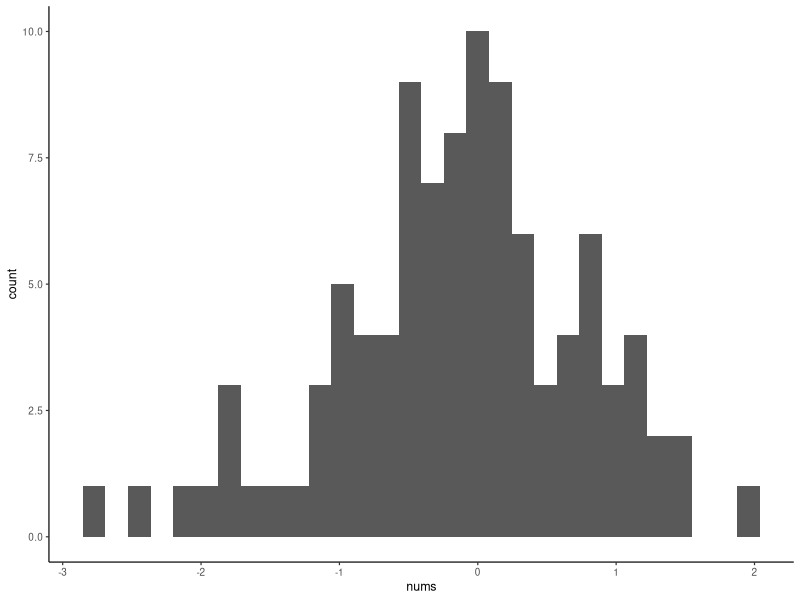

Generate this figure with R:
## ---- chunk 1
knitr::opts_chunk$set(echo = TRUE)
## ---- chunk 2
nums<-rnorm(100,0,1)
df<-data.frame(s=1:100,nums)
library(ggplot2)
ggplot(df, aes(x=nums))+
  geom_histogram()+
  theme_classic(base_size=9)
